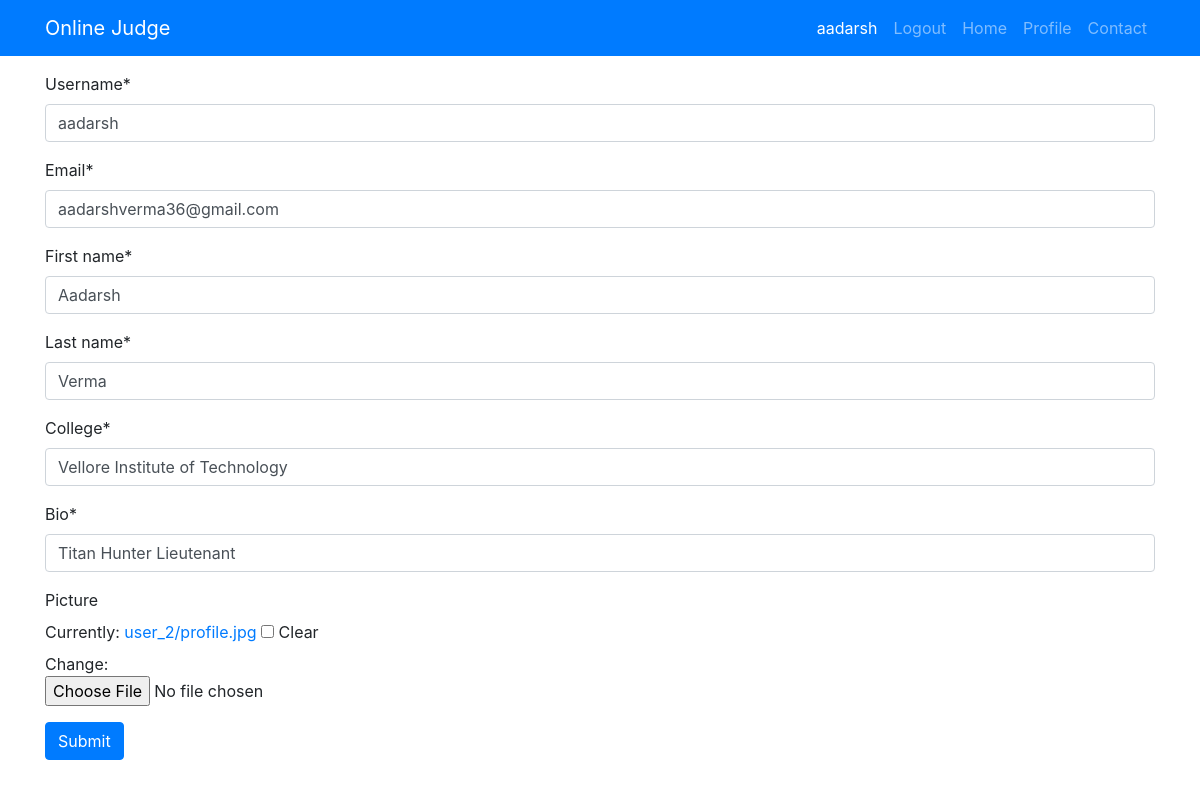
/authy/editProfile/ (signed in), run on an earlier commit of the app's database.
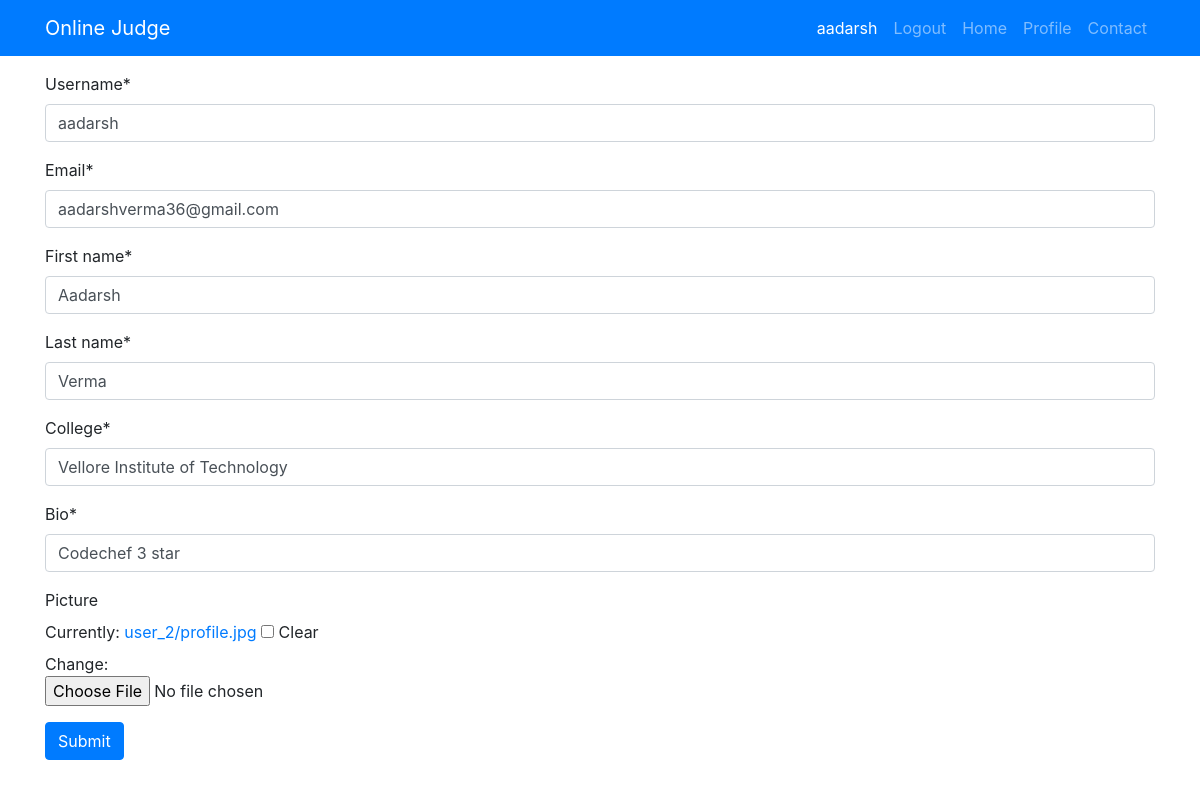
And on a later commit of the database.
### authy/models.py (models this page shows, shortened)
class Profile(models.Model):
    user = models.OneToOneField(User, on_delete=models.CASCADE, related_name='profile')
    first_name = models.CharField(max_length=30,blank=True)
    last_name = models.CharField(max_length=30,blank=True)
    email = models.EmailField()
    bio = models.CharField(max_length=100,blank=True)
    college = models.CharField(max_length=100,blank=True)
    picture = models.ImageField(upload_to=user_directory_path,blank=True)

### authy/views.py (the view, shortened to what this page needs)
# urls.py: path('editProfile/', EditProfileView, name='editProfile'),
@login_required
def EditProfileView(request):
    user_form = UpdateUserForm(instance=request.user)
    profile_form = UpdateProfileForm(instance=request.user.profile)
    context = {'user_form': user_form, 'profile_form': profile_form}
    return render(request, 'authy/EditProfileForm.html', context)

### authy/forms.py
class UpdateUserForm(forms.ModelForm):
    username = forms.CharField(max_length=50)
    email = forms.CharField(widget=forms.EmailInput())
    class Meta:
        model = User
        fields = ['username', 'email']

class UpdateProfileForm(forms.ModelForm):
    first_name = forms.CharField(max_length=30)
    last_name = forms.CharField(max_length=30)
    college = forms.CharField(max_length=100)
    bio = forms.CharField(max_length=100)
    picture = forms.ImageField(required=False)
    class Meta:
        model = Profile
        fields = ['first_name', 'last_name', 'college', 'bio', 'picture']

### templates/authy/EditProfileForm.html (shortened to what this page needs)
{% extends 'base.html' %}
{% load crispy_forms_filters %}
{% block content %}
<form method="POST" enctype="multipart/form-data" >
    <br>
    {{ user_form | crispy }}
    {{ profile_form | crispy }}
    <input type="submit" class="btn btn-primary">
    <br><br>
</form>
{% endblock content %}

What changed in the data, as far as the page shows it:
changed Profile "Aadarsh": bio "Titan Hunter Lieutenant" → "Codechef 3 star"
